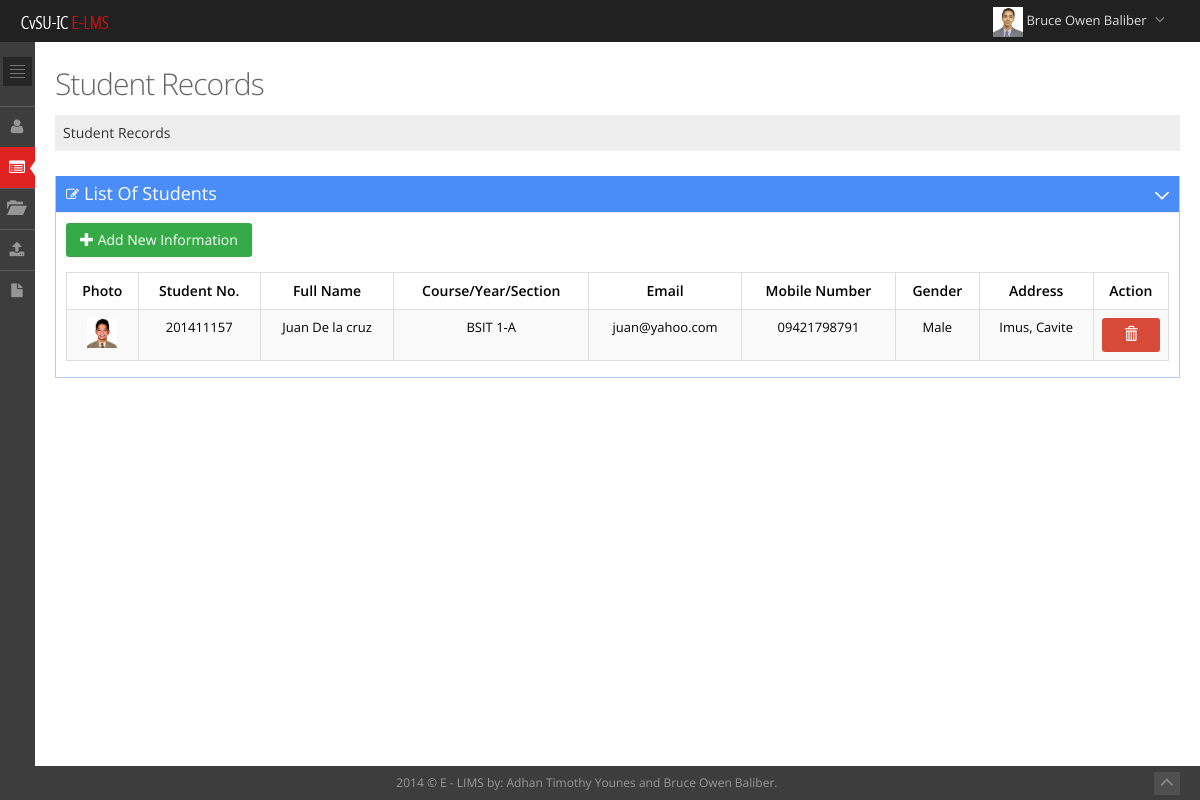
/instructors/student_records.php (signed in), run on the app's committed database.
### tables this page shows
CREATE TABLE IF NOT EXISTS `users` (
  `id` int(10) NOT NULL,
  `fullname` varchar(250) NOT NULL,
  `firstname` varchar(250) NOT NULL,
  `lastname` varchar(250) NOT NULL,
  `email` varchar(250) NOT NULL,
  `username` varchar(200) DEFAULT NULL,
  `password` varchar(200) DEFAULT NULL,
  `level` varchar(200) NOT NULL,
  `status` varchar(250) NOT NULL,
  `mobile` varchar(200) NOT NULL,
  `profilepic` varchar(250) NOT NULL,
  `gender` varchar(250) NOT NULL,
  `address` varchar(250) NOT NULL,
  `verification_code` varchar(250) NOT NULL,
  `logging` varchar(200) NOT NULL
);

CREATE TABLE IF NOT EXISTS `student` (
  `id` int(100) NOT NULL,
  `instructor_id` int(100) NOT NULL,
  `student_id` int(100) NOT NULL,
  `username` varchar(250) NOT NULL,
  `password` varchar(250) NOT NULL,
  `fullname` varchar(250) NOT NULL,
  `firstname` varchar(250) NOT NULL,
  `lastname` varchar(250) NOT NULL,
  `email` varchar(250) NOT NULL,
  `gender` varchar(250) NOT NULL,
  `status` varchar(250) NOT NULL,
  `mobile` varchar(250) NOT NULL,
  `address` varchar(250) NOT NULL,
  `profilepic` varchar(250) NOT NULL,
  `verification_code` varchar(250) NOT NULL,
  `grade` varchar(250) NOT NULL,
  `lesson_taked` varchar(250) NOT NULL,
  `course` varchar(250) NOT NULL,
  `year` varchar(250) NOT NULL,
  `section` varchar(250) NOT NULL,
  `logging` varchar(200) NOT NULL,
  `level` varchar(200) NOT NULL
);

### instructors/student_records.php (the view, shortened to what this page needs)
<?php
$id1=$_SESSION['timkey'];
$query=mysql_query("select * from users where id='$id1' ");
if($num=mysql_num_rows($query)>0)
{
	$row=mysql_fetch_assoc($query);
	$firstname=$row['firstname'];
	$lastname=$row['lastname'];
	$image=$row['profilepic'];
}
else
{
	header("location: ../index.php?Unauthorize_access!");
}
?>
<!DOCTYPE html>
<html lang="en" class="no-js">
<head>
<link href="../template/assets/plugins/font-awesome/css/font-awesome.min.css" rel="stylesheet" type="text/css"/>
<link href="../template/assets/plugins/bootstrap/css/bootstrap.min.css" rel="stylesheet" type="text/css"/>
<link href="../template/assets/plugins/uniform/css/uniform.default.css" rel="stylesheet" type="text/css"/>
<link rel="stylesheet" type="text/css" href="../template/assets/plugins/select2/select2.css"/>
<link rel="stylesheet" type="text/css" href="../template/assets/plugins/select2/select2-metronic.css"/>
<link rel="stylesheet" href="../template/assets/plugins/data-tables/DT_bootstrap.css"/>
<link href="../template/assets/plugins/bootstrap-modal/css/bootstrap-modal-bs3patch.css" rel="stylesheet" type="text/css"/>
<link href="../template/assets/plugins/bootstrap-modal/css/bootstrap-modal.css" rel="stylesheet" type="text/css"/>
<link href="../template/assets/css/style-metronic.css" rel="stylesheet" type="text/css"/>
<link href="../template/assets/css/style.css" rel="stylesheet" type="text/css"/>
<link href="../template/assets/css/style-responsive.css" rel="stylesheet" type="text/css"/>
<link href="../template/assets/css/plugins.css" rel="stylesheet" type="text/css"/>
<link href="../template/assets/css/themes/default.css" rel="stylesheet" type="text/css" id="style_color"/>
<link href="../template/assets/css/custom.css" rel="stylesheet" type="text/css"/>
</head>
<body class="page-header-fixed page-sidebar-closed">
<div class="header navbar navbar-fixed-top">
	<div class="header-inner">
		<a class="navbar-brand" href="student_records.php">
			<img src="../template/assets/img/cvsu_logo_small.png" alt="logo" class="img-responsive"/>
		</a>
		<ul class="nav navbar-nav pull-right">
			<li class="dropdown" id="header_notification_bar">
			<li class="dropdown user">
				<a href="#" class="dropdown-toggle" data-toggle="dropdown" data-hover="dropdown" data-close-others="true">
					<img alt="" class= "imgs" src="images/profilepic/<?php echo $image; ?>"/>
					<span class="username">
						<?php echo $firstname." ".$lastname;?>
						</span>
					<i class="fa fa-angle-down"></i>
				</a>
			</li>
		</ul>
	</div>
</div>
<div class="page-container">
	<div class="page-sidebar-wrapper">
		<div class="page-sidebar navbar-collapse collapse">
			<ul class="page-sidebar-menu" data-auto-scroll="true" data-slide-speed="200">
				<li class="sidebar-toggler-wrapper margin-bottom-20">
					<div class="sidebar-toggler hidden-phone">
					</div>
				</li>
				<li class="tooltips" data-container="body" data-placement="right" data-html="true" data-original-title="Manage your own account">
					<a href="myprofile.php">
						<i class="fa fa-user"></i>
					</a>
				</li>
				<li class="tooltips active" data-container="body" data-placement="right" data-html="true" data-original-title="View All Student Records">
					<a href="student_records.php">
						<i class="fa fa-list-alt"></i>
						<span class="selected">
						</span>
					</a>
					</li>
				<li class="tooltips" data-container="body" data-placement="right" data-html="true" data-original-title="View All Student Records">
					<a href="student_activities.php">
						<i class="glyphicon glyphicon-folder-open"></i>
					</a>
					</li>
<li class="tooltips" data-container="body" data-placement="right" data-html="true" data-original-title="View All Student Activities">
<a href="student_files.php">
<i class="fa fa-upload"></i>
</a>
</li>
<li class="tooltips" data-container="body" data-placement="right" data-html="true" data-original-title="View Quiz Records">
<a href="student_quiz.php">
<i class="fa fa-file"></i>
</a>
</li>
		</div>
	</div>
	<div class="page-content-wrapper">
		<div class="page-content">
			<div class="row">
				<div class="col-md-12">
					<h3 class="page-title">
					Student Records<small></small>
					</h3>
					<ul class="page-breadcrumb breadcrumb">
						<li>
							<a href="student_records.php">
								Student Records
							</a>
						</li>
					</ul>
				</div>
			</div>
			<div class="row">
				<div class="col-md-12">
				<div class="portlet box blue">
						<div class="portlet-title">
							<div class="caption">
								<i class="fa fa-edit"></i>List Of Students
							</div>
							<div class="tools">
								<a href="javascript:;" class="collapse">
								</a>
							</div>
						</div>
						<div class="portlet-body">
							<div class="table-toolbar">
								<div class="btn-group">
									<button id="ajax-demo" class="btn green" data-toggle="modal">
									<i class="glyphicon glyphicon-plus"></i> Add New Information
									</button>
								</div>
							</div>
							<table class='table table-striped table-hover table-bordered' id='sample_editable_1'>
							<thead>
						<tr>
								<th class='center'>
									 Photo
								</th>
								<th class='center'>
									 Student No.
								</th>
								<th class='center'>
									 Full Name
								</th>
								<th class='center'>
									 Course/Year/Section
								</th>
								<th class='center'>
									 Email
								</th>
								<th class='center'>
									 Mobile Number
								</th>
								<th class='center'>
									 Gender
								</th>
								<th class='center'>
									 Address
								</th>
								<th class='center'>
									 Action
								</th>
							</tr>
							</thead>
						<tbody>
			<?php
					$query=mysql_query("select * from student where instructor_id='$id1'")or die("Error");
					if($num=mysql_num_rows($query)>0)
					{
									while($rows=mysql_fetch_assoc($query))
									{
										$code=$rows['student_id'];
										?>
													<tr>
													<td class='center'>
													<img src="../students/images/profilepic/<?php echo $rows['profilepic'];?> " class='imgs'>
														</td>
														<td class='center'>
															<?php echo $rows['student_id'];?>
														</td>
														<td class='center'>
															<?php echo $rows['fullname'];?>
														</td>
														<td class='center'>
															<?php echo $rows['course']." ".$rows['year']."-".$rows['section'];?>
														</td>
														<td class='center'>
															<?php echo  $rows['email'];?>
														</td>
														<td class='center'>
															<?php echo $rows['mobile'];?>
														</td>
														<td class='center'>
															<?php echo $rows['gender'];?>
														</td>
														<td class='center'>
															<?php echo $rows['address'];?>
														</td>
														<td class='center'>
															<a href="#id<?php echo $code;?>" data-toggle="modal" class="btn red tooltips" title="Delete Student's data">
																	<i class='glyphicon glyphicon-trash'></i></a>
														</td>
													</tr>
						<?php
								}
							}
							?>
							</tbody>
							</table>
						</div>
					</div>
				</div>
			</div>
		</div>
	</div>
</div>
<div class="footer">
	<div class="footer-inner">
		 2014 &copy; E - LIMS by: Adhan Timothy Younes and Bruce Owen Baliber.
	</div>
	<div class="footer-tools">
		<span class="go-top">
			<i class="fa fa-angle-up"></i>
		</span>
	</div>
</div>
</body>
</html>

### template/assets/css/style-metronic.css (style rules this page uses)
div, input, select, textarea, span, img, table, td, th, p, a, button, ul, code, pre, li { -webkit-border-radius: 0 !important; -moz-border-radius: 0 !important; border-radius: 0 !important; }
.btn { width: 100%; border-width: 0; padding: 7px 14px; font-size: 14px; display: inline-block; outline: none !important; -webkit-box-shadow: none !important; -moz-box-shadow: none !important; box-shadow: none !important; -webkit-border-radius: 0px !important; -moz-border-radius: 0px !important; border-radius: 3px !important; text-shadow: none; }
.btn.red { color: white; text-shadow: none; background-color: #d84a38; }
.btn.green { color: white; text-shadow: none; background-color: #35aa47; }
.btn > i { font-size: 14px; }
.table thead > tr > th { border-bottom: 0; }

### template/assets/css/style-responsive.css (style rules this page uses)
.center { text-align: center; }
@media (min-width: 992px) { .page-sidebar { width: 225px; float: left; position: relative; margin-right: -100%; } }
@media (min-width: 992px) { .page-sidebar.navbar-collapse { max-height: none !important; } }
@media (min-width: 992px) { .page-content-wrapper { float: left; width: 100%; } }
@media (min-width: 992px) { .page-content { margin-left: 225px; margin-top: 0px; min-height: 600px; padding: 25px 20px 20px 20px; } }
@media (min-width: 992px) { .footer { clear: left; } }
@media (min-width: 992px) { .page-sidebar-closed .page-sidebar .sidebar-toggler { margin-left: 3px; } }
@media (min-width: 992px) { .page-sidebar-closed .page-sidebar-menu > li > a .selected { right: -3px !important; } }
@media (min-width: 992px) { .page-sidebar-closed .page-sidebar .sidebar-toggler { margin-right: 3px; } }
@media (min-width: 992px) { .page-sidebar-closed .page-sidebar-menu { width: 35px !important; } }
@media (min-width: 992px) { .page-sidebar-closed .page-sidebar-menu > li > a { padding-left: 7px; } }
@media (min-width: 992px) { .page-sidebar-closed .page-sidebar { width: 35px; } }
@media (min-width: 992px) { .page-sidebar-closed .page-content { margin-left: 35px !important; } }

### template/assets/css/themes/default.css (style rules this page uses)
body { background-color: #3d3d3d !important; }
.header { filter: none !important; background-image: none !important; background-color: #212121 !important; }
.header .navbar-nav li.dropdown .dropdown-toggle i { color: #8a8a8a !important; }
.page-sidebar { background-color: #3d3d3d; }
ul.page-sidebar-menu > li > a { border-top: 1px solid #5c5c5c !important; color: #ffffff !important; }
ul.page-sidebar-menu > li:last-child > a { border-bottom: 1px solid transparent !important; }
ul.page-sidebar-menu > li a i { color: #969696; }
ul.page-sidebar-menu > li.active > a { background: #e02222 !important; border-top-color: transparent !important; color: #ffffff; }
ul.page-sidebar-menu > li.active > a i { color: #ffffff; }
.sidebar-toggler { background-image: url(../../img/sidebar-toggler.jpg); background-color: #242424; }
.footer .footer-inner { color: #999999; }
.footer .footer-tools .go-top { background-color: #4f4f4f; }
.footer .footer-tools .go-top i { color: #8a8a8a; }

### data on the page
users: profilepic (picture), firstname "Bruce Owen", lastname "Baliber"
student: profilepic (picture), student "201411157", fullname "Juan De la cruz", course "BSIT", year "1", section "A", email "juan@yahoo.com", mobile "09421798791", gender "Male", address "Imus, Cavite"
